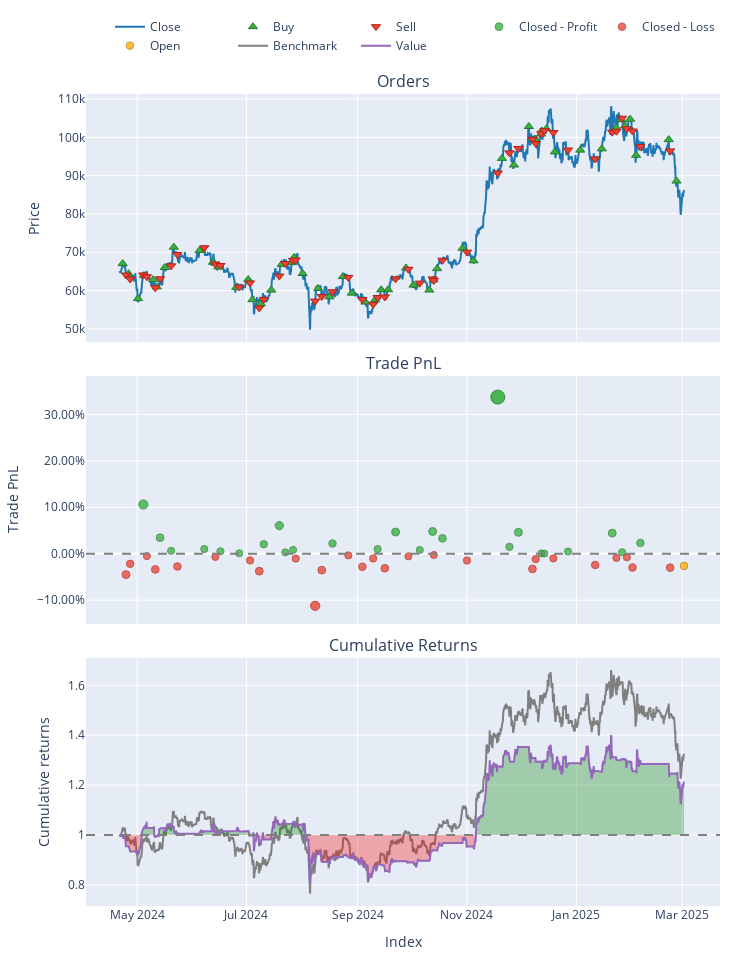

Notebook cell for this chart:
### Code cell
import sys
import os
import warnings
from pathlib import Path

# ---------------------------------------------------------------------------
# 1) SET PROJECT ROOT AND UPDATE PATH/WORKING DIRECTORY
# ---------------------------------------------------------------------------
project_root = Path.cwd().parent.parent
sys.path.append(str(project_root))
os.chdir(str(project_root))
warnings.filterwarnings("ignore")
import joblib
import numpy as np
import pandas as pd
import MetaTrader5 as mt5
import vectorbt as vbt
import tensorflow as tf
from tensorflow.keras.models import load_model
from sklearn.preprocessing import StandardScaler
from sklearn.metrics import accuracy_score
from tensorflow.keras.optimizers import Adam

# Our modules
from data.data_loader import get_data_mt5
from features.feature_engineering import add_momentum_indicators
from features.labeling_schemes import create_labels_momentum_classification

###########################################################
# 1) DATA LOADING & FEATURE ENGINEERING
###########################################################
if not mt5.initialize():
    print("Failed to initialize MT5")
else:
    # Fetch 2000 most recent bars for backtesting
    data = get_data_mt5(symbol="BTCUSD", timeframe=mt5.TIMEFRAME_H4, n_bars=2000, start_pos=0)
    mt5.shutdown()

# 1) Add momentum indicators (e.g., short/long momentum, MA, Hurst)
df = add_momentum_indicators(data)

# 2) Create multi-class momentum labels (0=Sell, 1=Hold, 2=Buy)
df = create_labels_momentum_classification(df, horizon=10, threshold=0.0)
df.dropna(inplace=True)
df.sort_index(inplace=True)  # Ensure chronological order

# Choose the features used in training
feature_cols = ["mom_10", "mom_30", "ma_90", "hurst"]
X = df[feature_cols].values
y = df["momentum_label"].values  # 0 => Sell, 1 => Hold, 2 => Buy

print(f"Full Dataset Size: {len(X)} bars")
print("Features used:", feature_cols)
print("Unique momentum classes:", np.unique(y))

###########################################################
# 2) LOAD BEST LSTM MOMENTUM MODEL & SCALER
###########################################################
model_path = "models/saved_models/best_lstm_momentum_classification.h5"
best_model = load_model(model_path)
# For classification, we compile with 'sparse_categorical_crossentropy'
best_model.compile(
    optimizer=Adam(learning_rate=0.001),
    loss="sparse_categorical_crossentropy",
    metrics=["accuracy"]
)

# Load the saved scaler from training
scaler_path = "models/saved_models/scaler_momentum_classification.pkl"
if os.path.exists(scaler_path):
    scaler = joblib.load(scaler_path)
    print(f"Loaded scaler from {scaler_path}")
else:
    print("No saved scaler found. Fitting a new one on the entire dataset (not recommended for live usage).")
    scaler = StandardScaler()
    scaler.fit(X)

# Scale the entire dataset
X_scaled = scaler.transform(X)

# We'll use the same lookback as in training
lookback = 10
fees = 0.0002  # e.g., 0.02% transaction cost

###########################################################
# 3) CREATE SEQUENCES FOR CLASSIFICATION
###########################################################
def create_sequences_classification(X_data, y_data, lookback):
    X_seq, y_seq = [], []
    for i in range(len(X_data) - lookback):
        X_seq.append(X_data[i : i + lookback])
        y_seq.append(y_data[i + lookback])
    return np.array(X_seq), np.array(y_seq)

X_seq, y_seq = create_sequences_classification(X_scaled, y, lookback)
print(f"Total Sequences Created: {len(X_seq)}")

###########################################################
# 4) PREDICT CLASSES & CONVERT TO TRADING SIGNALS
###########################################################
print("\nPredicting momentum classes on the entire dataset (No retraining)...")
pred_probs = best_model.predict(X_seq)
pred_classes = np.argmax(pred_probs, axis=1)  # 0 => Sell, 1 => Hold, 2 => Buy

# (Optional) Evaluate final accuracy
acc = accuracy_score(y_seq, pred_classes)
print(f"Classification Accuracy (entire dataset after lookback): {acc:.4f}")

# Convert classes to signals:
# 0 => Sell => -1
# 1 => Hold => 0
# 2 => Buy  => +1
class_to_signal = {0: -1, 1: 0, 2: 1}
signals = np.array([class_to_signal[c] for c in pred_classes])

# Align signals with dataset index (after lookback)
df_test = df.iloc[lookback:].copy()
close_prices = df_test["close"]

if len(signals) < len(close_prices):
    pad_len = len(close_prices) - len(signals)
    signals = np.append(signals, [0]*pad_len)

signals_s = pd.Series(signals, index=close_prices.index)

###########################################################
# 5) RUN FULL BACKTEST USING VECTORBT
###########################################################
print("\nRunning Full Backtest with Momentum Classification LSTM...")

pf = vbt.Portfolio.from_signals(
    close_prices,
    entries=signals_s > 0,  # class 2 => buy
    exits=signals_s < 0,    # class 0 => sell
    init_cash=10000,
    freq='4H',
    fees=fees
)

total_return = pf.total_return()
sharpe_ratio = pf.sharpe_ratio()

# Print final results
print("\nFull Backtest Results:")
print(f"Accuracy={acc:.2f}, Return={total_return:.2f}%, Sharpe={sharpe_ratio:.2f}")
print(pf.stats())

# Plot the backtest results
fig = pf.plot()
fig.show()

### Figure 1 — Plotly figure (JSON) as saved in the notebook; plotly's stock layout.template omitted (floating-point values rounded to 4 significant figures; data arrays with more than 128 entries replaced by an {"elided": "..."} marker saying what was removed)
{"data": [{"legendgroup": "0", "line": {"color": "#1f77b4"}, "name": "Close", "showlegend": true, "type": "scatter", "uid": "29c3b633-e712-4fd6-9c19-9ef8a3f855b4", "x": {"elided": "1890 str values"}, "xaxis": "x", "y": {"elided": "1890 float values"}, "yaxis": "y"}, {"customdata": {"elided": "52x3 float values"}, "hovertemplate": "Order Id: %{customdata[0]}<br>Timestamp: %{x}<br>Price: %{y}<br>Size: %{customdata[1]:.6f}<br>Fees: %{customdata[2]:.6f}", "legendgroup": "1", "marker": {"color": "#37B13F", "line": {"color": "rgb(38,123,44)", "width": 1}, "size": 8, "symbol": "triangle-up"}, "mode": "markers", "name": "Buy", "type": "scatter", "uid": "e7f6d6af-eb6a-41cb-bbc9-34d6b8380b4b", "x": ["2024-04-23T00:00:00", "2024-04-26T08:00:00", "2024-05-01T12:00:00", "2024-05-04T20:00:00", "2024-05-10T00:00:00", "2024-05-12T00:00:00", "2024-05-16T12:00:00", "2024-05-21T12:00:00", "2024-06-04T20:00:00", "2024-06-12T08:00:00", "2024-06-15T08:00:00", "2024-06-25T08:00:00", "2024-07-02T00:00:00", "2024-07-04T08:00:00", "2024-07-09T00:00:00", "2024-07-14T20:00:00", "2024-07-20T16:00:00", "2024-07-26T12:00:00", "2024-07-27T16:00:00", "2024-08-01T08:00:00", "2024-08-10T00:00:00", "2024-08-16T08:00:00", "2024-08-23T20:00:00", "2024-08-28T20:00:00", "2024-09-05T08:00:00", "2024-09-10T20:00:00", "2024-09-14T04:00:00", "2024-09-18T00:00:00", "2024-09-28T00:00:00", "2024-10-02T04:00:00", "2024-10-11T00:00:00", "2024-10-13T08:00:00", "2024-10-15T08:00:00", "2024-10-29T12:00:00", "2024-11-04T16:00:00", "2024-11-20T12:00:00", "2024-11-27T04:00:00", "2024-12-05T12:00:00", "2024-12-09T04:00:00", "2024-12-12T08:00:00", "2024-12-12T16:00:00", "2024-12-15T08:00:00", "2024-12-20T00:00:00", "2025-01-03T04:00:00", "2025-01-15T04:00:00", "2025-01-23T04:00:00", "2025-01-26T00:00:00", "2025-01-28T04:00:00", "2025-01-31T00:00:00", "2025-02-03T08:00:00", "2025-02-21T12:00:00", "2025-02-25T20:00:00"], "xaxis": "x", "y": [67060.0, 64400.0, 57920.0, 63910.0, 62850.0, 60960.0, 66030.0, 71340.0, 70450.0, 67390.0, 66180.0, 60840.0, 62880.0, 57620.0, 56520.0, 60130.0, 66850.0, 67300.0, 68680.0, 64460.0, 60570.0, 58370.0, 63650.0, 59330.0, 57000.0, 57590.0, 60210.0, 60230.0, 65900.0, 61430.0, 60140.0, 62780.0, 65720.0, 71050.0, 67770.0, 94510.0, 92780.0, 102800.0, 99520.0, 100900.0, 101700.0, 102300.0, 96200.0, 96670.0, 97000.0, 102500.0, 104600.0, 103000.0, 104700.0, 95330.0, 99410.0, 88600.0], "yaxis": "y"}, {"customdata": {"elided": "51x3 float values"}, "hovertemplate": "Order Id: %{customdata[0]}<br>Timestamp: %{x}<br>Price: %{y}<br>Size: %{customdata[1]:.6f}<br>Fees: %{customdata[2]:.6f}", "legendgroup": "2", "marker": {"color": "#EA4335", "line": {"color": "rgb(181,31,18)", "width": 1}, "size": 8, "symbol": "triangle-down"}, "mode": "markers", "name": "Sell", "type": "scatter", "uid": "92a8228c-e868-4212-a197-6ba1bd4554c7", "x": ["2024-04-24T20:00:00", "2024-04-27T04:00:00", "2024-05-04T12:00:00", "2024-05-06T12:00:00", "2024-05-11T04:00:00", "2024-05-13T20:00:00", "2024-05-20T00:00:00", "2024-05-23T12:00:00", "2024-06-07T12:00:00", "2024-06-13T16:00:00", "2024-06-16T12:00:00", "2024-06-27T00:00:00", "2024-07-03T00:00:00", "2024-07-08T04:00:00", "2024-07-10T16:00:00", "2024-07-19T08:00:00", "2024-07-22T16:00:00", "2024-07-27T00:00:00", "2024-07-28T12:00:00", "2024-08-08T08:00:00", "2024-08-12T00:00:00", "2024-08-18T00:00:00", "2024-08-26T20:00:00", "2024-09-03T16:00:00", "2024-09-09T16:00:00", "2024-09-12T04:00:00", "2024-09-16T04:00:00", "2024-09-22T04:00:00", "2024-09-29T08:00:00", "2024-10-05T16:00:00", "2024-10-12T20:00:00", "2024-10-13T12:00:00", "2024-10-18T08:00:00", "2024-11-01T00:00:00", "2024-11-18T04:00:00", "2024-11-24T16:00:00", "2024-11-29T16:00:00", "2024-12-07T12:00:00", "2024-12-09T08:00:00", "2024-12-12T12:00:00", "2024-12-14T04:00:00", "2024-12-19T04:00:00", "2024-12-27T08:00:00", "2025-01-11T12:00:00", "2025-01-21T00:00:00", "2025-01-23T08:00:00", "2025-01-26T12:00:00", "2025-01-29T04:00:00", "2025-02-01T08:00:00", "2025-02-05T16:00:00", "2025-02-22T08:00:00"], "xaxis": "x", "y": [64060.0, 63030.0, 64090.0, 63600.0, 60740.0, 63080.0, 66460.0, 69400.0, 71190.0, 66960.0, 66560.0, 60920.0, 61990.0, 55480.0, 57690.0, 63800.0, 67080.0, 67880.0, 67990.0, 57250.0, 58450.0, 59670.0, 63440.0, 57680.0, 56430.0, 58190.0, 58350.0, 63060.0, 65570.0, 61950.0, 63050.0, 62630.0, 67920.0, 70040.0, 90670.0, 95950.0, 97090.0, 99500.0, 98400.0, 101000.0, 101700.0, 101300.0, 96700.0, 94350.0, 101300.0, 101600.0, 105000.0, 102300.0, 101700.0, 97570.0, 96470.0], "yaxis": "y"}, {"customdata": [[2, 2, 990.4, 0.106], [5, 5, 342.2, 0.03447], [6, 6, 63.03, 0.006136], [8, 8, 100.7, 0.01002], [10, 10, 53.1, 0.005268], [11, 11, 9.043, 0.0008924], [14, 14, 195.7, 0.02034], [15, 15, 593.4, 0.06046], [16, 16, 30.26, 0.002907], [17, 17, 84.99, 0.008142], [21, 21, 196.1, 0.02198], [25, 25, 86.61, 0.009917], [27, 27, 398.2, 0.04661], [29, 29, 71.05, 0.00799], [30, 30, 429.2, 0.04788], [32, 32, 309.3, 0.03302], [34, 34, 3216.0, 0.3373], [35, 35, 189.5, 0.01486], [36, 36, 595.2, 0.046], [39, 39, 7.652, 0.0005915], [40, 40, 3.039, 0.0002348], [42, 42, 62.24, 0.004856], [44, 44, 557.7, 0.04439], [46, 46, 41.47, 0.003189], [49, 49, 290.7, 0.02315]], "hovertemplate": "Exit Trade Id: %{customdata[0]}<br>Position Id: %{customdata[1]}<br>Exit Timestamp: %{x}<br>PnL: %{customdata[2]:.6f}<br>Return: %{customdata[3]:.2%}", "legendgroup": "3", "marker": {"color": "#37B13F", "line": {"color": "rgb(38,123,44)", "width": 1}, "opacity": [0.7971, 0.7652, 0.7526, 0.7544, 0.7522, 0.7503, 0.7589, 0.7768, 0.7512, 0.7535, 0.7597, 0.7543, 0.7706, 0.7535, 0.7712, 0.7646, 0.9, 0.7565, 0.7704, 0.7502, 0.75, 0.7521, 0.7696, 0.7513, 0.7602], "size": [9.197, 7.711, 7.123, 7.203, 7.105, 7.014, 7.418, 8.251, 7.055, 7.164, 7.452, 7.201, 7.963, 7.161, 7.989, 7.681, 14, 7.304, 7.95, 7.007, 7, 7.096, 7.917, 7.061, 7.476], "symbol": "circle"}, "mode": "markers", "name": "Closed - Profit", "type": "scatter", "uid": "fda75e1d-ba92-4d31-8fc2-13add078b8a6", "x": ["2024-05-04T12:00:00", "2024-05-13T20:00:00", "2024-05-20T00:00:00", "2024-06-07T12:00:00", "2024-06-16T12:00:00", "2024-06-27T00:00:00", "2024-07-10T16:00:00", "2024-07-19T08:00:00", "2024-07-22T16:00:00", "2024-07-27T00:00:00", "2024-08-18T00:00:00", "2024-09-12T04:00:00", "2024-09-22T04:00:00", "2024-10-05T16:00:00", "2024-10-12T20:00:00", "2024-10-18T08:00:00", "2024-11-18T04:00:00", "2024-11-24T16:00:00", "2024-11-29T16:00:00", "2024-12-12T12:00:00", "2024-12-14T04:00:00", "2024-12-27T08:00:00", "2025-01-21T00:00:00", "2025-01-26T12:00:00", "2025-02-05T16:00:00"], "xaxis": "x2", "y": [0.106, 0.03447, 0.006136, 0.01002, 0.005268, 0.0008924, 0.02034, 0.06046, 0.002907, 0.008142, 0.02198, 0.009917, 0.04661, 0.00799, 0.04788, 0.03302, 0.3373, 0.01486, 0.046, 0.0005915, 0.0002348, 0.004856, 0.04439, 0.003189, 0.02315], "yaxis": "y2"}, {"customdata": [[0, 0, -450.2, -0.04503], [1, 1, -207.3, -0.02171], [3, 3, -53.49, -0.005178], [4, 4, -348.8, -0.03394], [7, 7, -284.5, -0.02753], [9, 9, -69.53, -0.00685], [12, 12, -147.6, -0.01455], [13, 13, -375.5, -0.03756], [18, 18, -110.4, -0.01049], [19, 19, -1169.0, -0.1123], [20, 20, -326.7, -0.03534], [22, 22, -33.02, -0.003623], [23, 23, -256.6, -0.02825], [24, 24, -91.5, -0.01037], [26, 26, -276.3, -0.03133], [28, 28, -49.35, -0.005519], [31, 31, -26.13, -0.002782], [33, 33, -141.6, -0.01463], [37, 37, -444.9, -0.03287], [38, 38, -152.8, -0.01168], [41, 41, -131.5, -0.01015], [43, 43, -313.3, -0.02433], [45, 45, -119.9, -0.009138], [47, 47, -100.2, -0.007679], [48, 48, -385.3, -0.02977], [50, 50, -385.8, -0.03002]], "hovertemplate": "Exit Trade Id: %{customdata[0]}<br>Position Id: %{customdata[1]}<br>Exit Timestamp: %{x}<br>PnL: %{customdata[2]:.6f}<br>Return: %{customdata[3]:.2%}", "legendgroup": "4", "marker": {"color": "#EA4335", "line": {"color": "rgb(181,31,18)", "width": 1}, "opacity": [0.7699, 0.7596, 0.7522, 0.765, 0.7621, 0.7529, 0.7564, 0.7666, 0.7546, 0.7999, 0.7656, 0.7515, 0.7625, 0.7545, 0.7638, 0.7524, 0.7511, 0.7564, 0.7645, 0.7551, 0.7544, 0.7607, 0.754, 0.7533, 0.7631, 0.7633], "size": [7.93, 7.446, 7.103, 7.7, 7.567, 7.137, 7.297, 7.775, 7.213, 9.326, 7.729, 7.07, 7.582, 7.21, 7.646, 7.11, 7.053, 7.299, 7.678, 7.238, 7.206, 7.5, 7.185, 7.155, 7.613, 7.619], "symbol": "circle"}, "mode": "markers", "name": "Closed - Loss", "type": "scatter", "uid": "ec2d3035-91d5-4f1a-834f-fc9bd53327ee", "x": ["2024-04-24T20:00:00", "2024-04-27T04:00:00", "2024-05-06T12:00:00", "2024-05-11T04:00:00", "2024-05-23T12:00:00", "2024-06-13T16:00:00", "2024-07-03T00:00:00", "2024-07-08T04:00:00", "2024-07-28T12:00:00", "2024-08-08T08:00:00", "2024-08-12T00:00:00", "2024-08-26T20:00:00", "2024-09-03T16:00:00", "2024-09-09T16:00:00", "2024-09-16T04:00:00", "2024-09-29T08:00:00", "2024-10-13T12:00:00", "2024-11-01T00:00:00", "2024-12-07T12:00:00", "2024-12-09T08:00:00", "2024-12-19T04:00:00", "2025-01-11T12:00:00", "2025-01-23T08:00:00", "2025-01-29T04:00:00", "2025-02-01T08:00:00", "2025-02-22T08:00:00"], "xaxis": "x2", "y": [-0.04503, -0.02171, -0.005178, -0.03394, -0.02753, -0.00685, -0.01455, -0.03756, -0.01049, -0.1123, -0.03534, -0.003623, -0.02825, -0.01037, -0.03133, -0.005519, -0.002782, -0.01463, -0.03287, -0.01168, -0.01015, -0.02433, -0.009138, -0.007679, -0.02977, -0.03002], "yaxis": "y2"}, {"customdata": [[51, 51, -327.4, -0.02627]], "hovertemplate": "Exit Trade Id: %{customdata[0]}<br>Position Id: %{customdata[1]}<br>Exit Timestamp: %{x}<br>PnL: %{customdata[2]:.6f}<br>Return: %{customdata[3]:.2%}", "legendgroup": "5", "marker": {"color": "#FFAA00", "line": {"color": "rgb(178,118,0)", "width": 1}, "opacity": [0.7616], "size": [7.541], "symbol": "circle"}, "mode": "markers", "name": "Open", "type": "scatter", "uid": "e9f918eb-3b95-4ad6-b9a4-bb524558f91d", "x": ["2025-03-02T00:00:00"], "xaxis": "x2", "y": [-0.02627], "yaxis": "y2"}, {"legendgroup": "6", "line": {"color": "#7f7f7f"}, "name": "Benchmark", "showlegend": true, "type": "scatter", "uid": "4dae3f3c-b900-482c-8b74-295baef9e617", "x": {"elided": "1890 str values"}, "xaxis": "x3", "y": {"elided": "1890 float values"}, "yaxis": "y3"}, {"hoverinfo": "skip", "legendgroup": "7", "line": {"color": "rgba(0, 0, 0, 0)", "width": 0}, "opacity": 0, "showlegend": false, "type": "scatter", "uid": "04feb6f5-374d-4ff8-9e60-344f0f4e976e", "x": {"elided": "1890 str values"}, "xaxis": "x3", "y": {"elided": "1890 int values"}, "yaxis": "y3"}, {"connectgaps": false, "fill": "tonexty", "fillcolor": "rgba(0, 128, 0, 0.3)", "hoverinfo": "skip", "legendgroup": "7", "line": {"color": "rgba(0, 0, 0, 0)", "width": 0}, "opacity": 0, "showlegend": false, "type": "scatter", "uid": "c0bc3fb5-f22b-4a04-b7f8-d37f7ee0fc0e", "x": {"elided": "1890 str values"}, "xaxis": "x3", "y": {"elided": "1890 float values"}, "yaxis": "y3"}, {"hoverinfo": "skip", "legendgroup": "7", "line": {"color": "rgba(0, 0, 0, 0)", "width": 0}, "opacity": 0, "showlegend": false, "type": "scatter", "uid": "23729592-3d1c-4e88-9e13-20f96b76d254", "x": {"elided": "1890 str values"}, "xaxis": "x3", "y": {"elided": "1890 int values"}, "yaxis": "y3"}, {"connectgaps": false, "fill": "tonexty", "fillcolor": "rgba(255, 0, 0, 0.3)", "hoverinfo": "skip", "legendgroup": "7", "line": {"color": "rgba(0, 0, 0, 0)", "width": 0}, "opacity": 0, "showlegend": false, "type": "scatter", "uid": "f838153d-b66a-4442-943c-574cd9183166", "x": {"elided": "1890 str values"}, "xaxis": "x3", "y": {"elided": "1890 float values"}, "yaxis": "y3"}, {"legendgroup": "8", "line": {"color": "#9467bd"}, "name": "Value", "showlegend": true, "type": "scatter", "uid": "4e29d2c3-befd-4f8a-98a0-558e8d91f92f", "x": {"elided": "1890 str values"}, "xaxis": "x3", "y": {"elided": "1890 float values"}, "yaxis": "y3"}, {"hoverinfo": "skip", "legendgroup": "7", "line": {"color": "rgba(0, 0, 0, 0)", "width": 0}, "opacity": 0, "showlegend": false, "type": "scatter", "uid": "64a93206-23e2-4590-b58c-fa9c41041941", "x": {"elided": "1890 str values"}, "xaxis": "x3", "y": {"elided": "1890 int values"}, "yaxis": "y3"}], "layout": {"annotations": [{"font": {"size": 16}, "showarrow": false, "text": "Orders", "x": 0.5, "xanchor": "center", "xref": "paper", "y": 1, "yanchor": "bottom", "yref": "paper"}, {"font": {"size": 16}, "showarrow": false, "text": "Trade PnL", "x": 0.5, "xanchor": "center", "xref": "paper", "y": 0.6528, "yanchor": "bottom", "yref": "paper"}, {"font": {"size": 16}, "showarrow": false, "text": "Cumulative Returns", "x": 0.5, "xanchor": "center", "xref": "paper", "y": 0.3056, "yanchor": "bottom", "yref": "paper"}], "height": 960, "legend": {"orientation": "h", "traceorder": "normal", "x": 1, "xanchor": "right", "y": 1.042, "yanchor": "bottom"}, "margin": {"b": 30, "l": 30, "r": 30, "t": 30}, "shapes": [{"line": {"color": "gray", "dash": "dash"}, "type": "line", "x0": 0, "x1": 1, "xref": "paper", "y0": 0, "y1": 0, "yref": "y2"}, {"line": {"color": "gray", "dash": "dash"}, "type": "line", "x0": 0, "x1": 1, "xref": "paper", "y0": 1, "y1": 1, "yref": "y3"}], "showlegend": true, "width": 750, "xaxis": {"anchor": "y", "domain": [0, 1], "matches": "x3", "showticklabels": false}, "xaxis2": {"anchor": "y2", "domain": [0, 1], "matches": "x3", "showticklabels": false}, "xaxis3": {"anchor": "y3", "domain": [0, 1], "title": {"text": "Index"}}, "yaxis": {"anchor": "x", "domain": [0.6944, 1], "title": {"text": "Price"}}, "yaxis2": {"anchor": "x2", "domain": [0.3472, 0.6528], "tickformat": ".2%", "title": {"text": "Trade PnL"}}, "yaxis3": {"anchor": "x3", "domain": [0, 0.3056], "title": {"text": "Cumulative returns"}}}}
